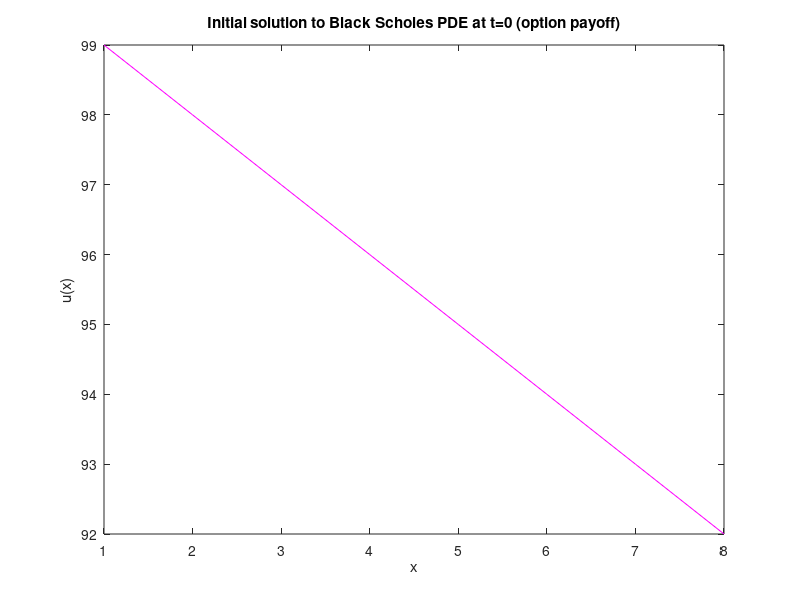

Source code (MATLAB): (Note: this script raises an error after producing the figure.)
% Reads in data
format long;
value = csvread('BSPlot.csv');

nodes = value(1,1:end-1); 
initU = value(2, 1:end-1);
uT2 = value(3, 1:end-1);
uT2Exact = value(4, 1:end-1);
uT = value(5, 1:end-1);
uTExact = value(6, 1:end-1);

% Create plots
figure(1);
plot(nodes, initU, 'm');
title('Initial solution to Black Scholes PDE at t=0 (option payoff)');
xlabel('x'); ylabel('u(x)');
ax = gca; ax.FontSize = 14; axis tight;

figure(2);
plot(nodes,uT2,'m',nodes,uT2Exact, 'c', 'LineWidth',2);
xlabel('x'); ylabel('u(x)'); legend('Approximation','Exact');
title('Solutiion to Black Scholes problem at t=T/2'); 

figure(3);
plot(nodes,uT,'m',nodes,uTExact, 'c', 'LineWidth',2);
xlabel('x'); ylabel('u(x)'); legend('Approximation','Exact');
title('Solutiion to Black Scholes problem at t=T (Option price)'); 
